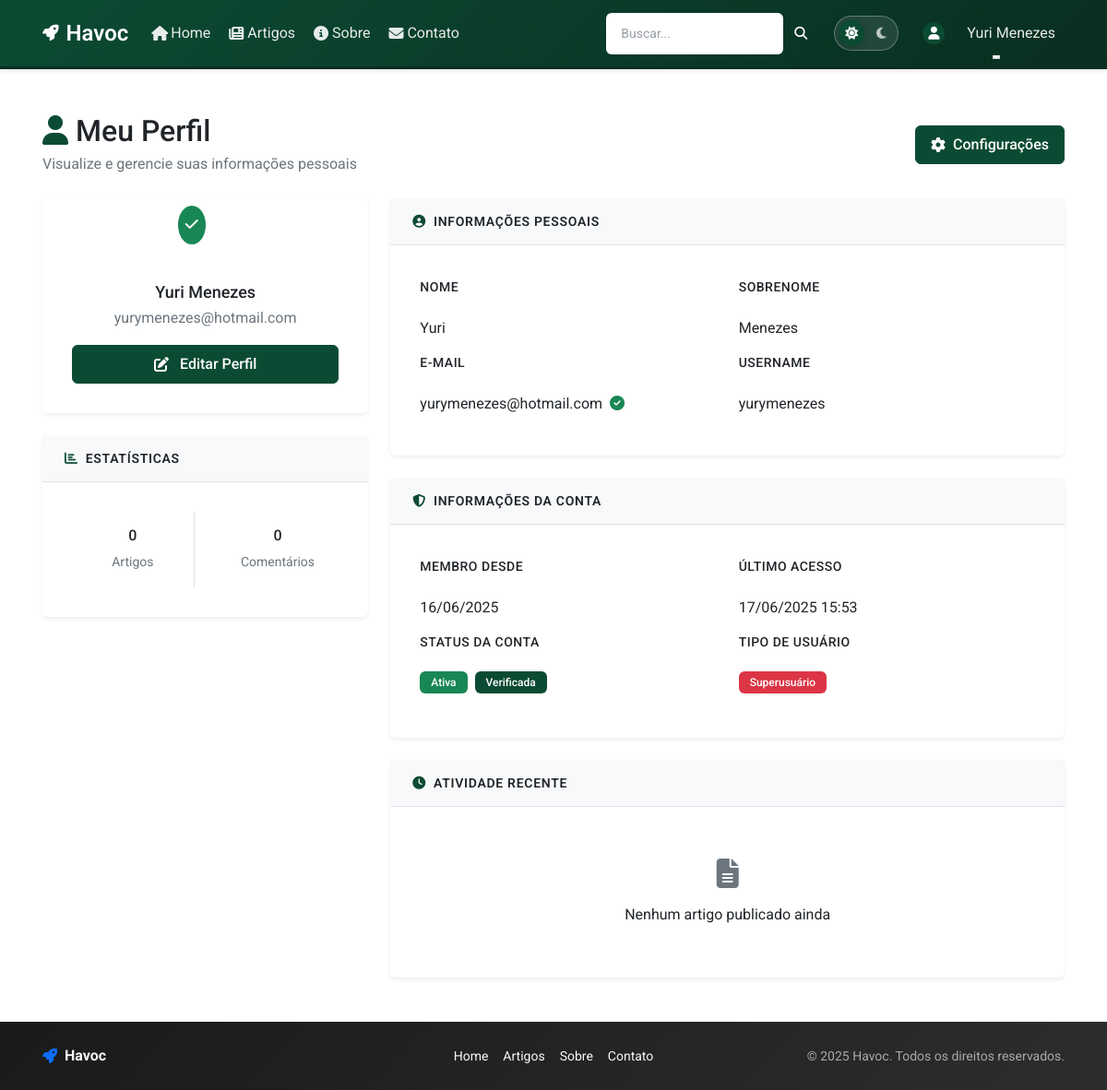
The page /accounts/perfil/ (signed in) on the database as committed earlier.
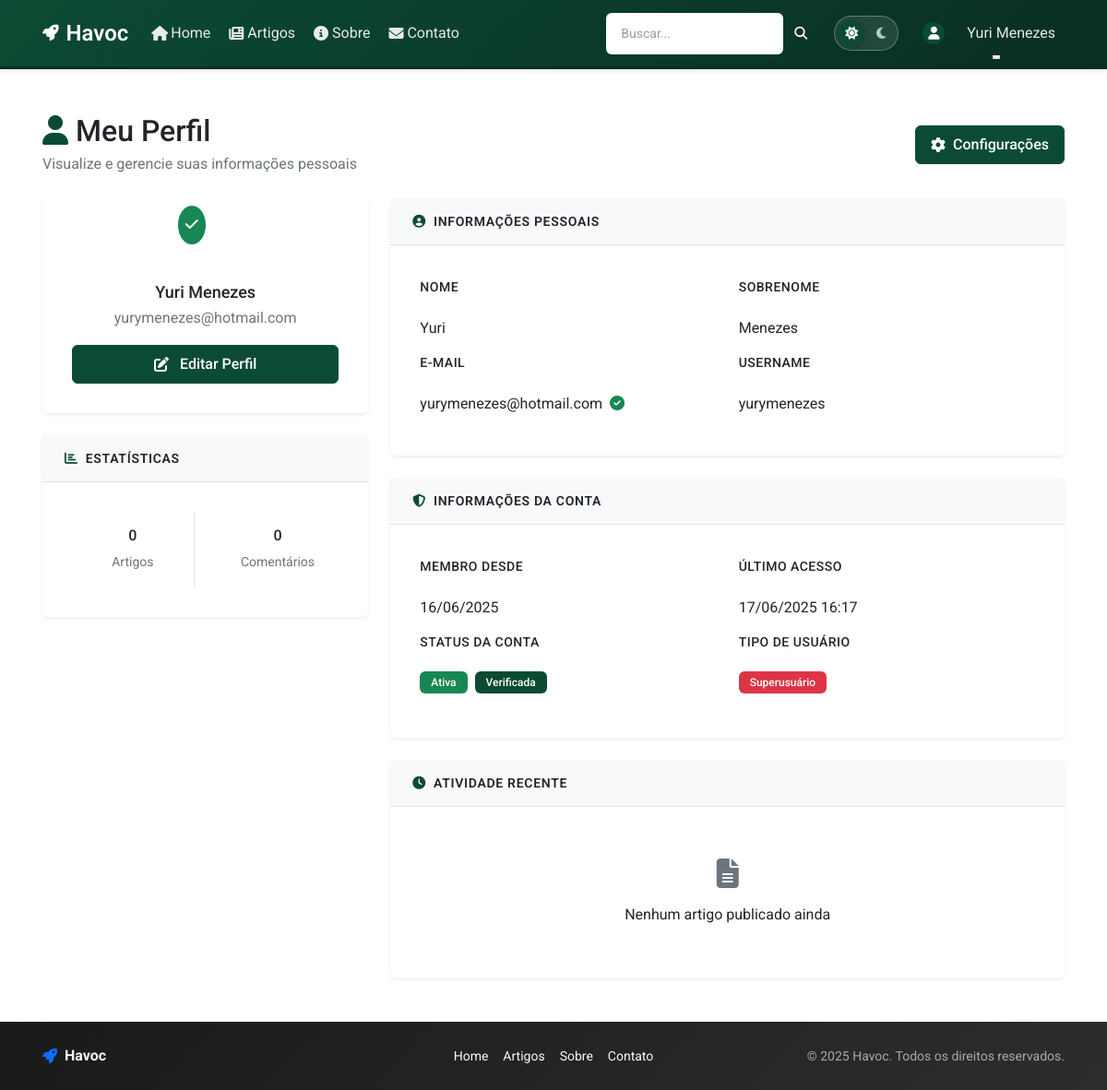
The same page on the database as committed later.
### apps/accounts/models/user.py (models this page shows, shortened)
class User(AbstractUser):
    email = models.EmailField(
        'endereço de email',
        unique=True,
        error_messages={
            'unique': "Já existe um usuário com este email.",
        }
    )
    is_verified = models.BooleanField(
        'verificado',
        default=False,
        help_text='Designa se o usuário verificou o email.'
    )
    slug = models.SlugField(
        'slug',
        max_length=100,
        unique=True,
        blank=True,
        help_text='Identificador único para URLs amigáveis'
    )
    avatar = models.ImageField(
        'avatar',
        upload_to=user_avatar_path,
        blank=True,
        null=True,
        help_text='Foto de perfil do usuário'
    )
    bio = models.TextField(
        'biografia',
        max_length=500,
        blank=True,
        help_text='Breve descrição sobre o usuário'
    )
    phone = models.CharField(
        'telefone',
        max_length=20,
        blank=True,
        help_text='Número de telefone do usuário'
    )
    birth_date = models.DateField(
        'data de nascimento',
        blank=True,
        null=True,
        help_text='Data de nascimento do usuário'
    )
    location = models.CharField(
        'localização',
        max_length=100,
        blank=True,
        help_text='Cidade/Estado do usuário'
    )
    objects = UserManager()
    USERNAME_FIELD = 'email'
    REQUIRED_FIELDS = ['username']
    class Meta:
        verbose_name = 'usuário'
        verbose_name_plural = 'usuários'
        ordering = ['-date_joined']
    def get_full_name(self):
        return f"{self.first_name} {self.last_name}".strip()
    def get_avatar_url(self):
        if self.avatar and hasattr(self.avatar, 'url'):
            return self.avatar.url
        return self.get_default_avatar()

### apps/accounts/views/profile.py (the view)
# urls.py: path('perfil/', UserProfileView.as_view(), name='profile'),
class UserProfileView(LoginRequiredMixin, View):
    template_name = 'accounts/profile.html'
    login_url = '/accounts/login/'
    def get(self, request, slug=None):
        if slug:
            try:
                user = User.objects.get(slug=slug)
            except User.DoesNotExist:
                user = request.user
        else:
            user = request.user
        context = {
            'profile_user': user,
            'avatar_form': AvatarUpdateForm(instance=user),
        }
        return render(request, self.template_name, context)

### apps/config/models/app_module_config.py (called while the page is built)
    @property
    def is_available(self):
        return self.is_enabled and self.status == 'active'

### apps/config/services/module_service.py (called while the page is built)
    def get_module_by_name(self, app_name: str) -> Optional[AppModuleConfiguration]:
        try:
            return AppModuleConfiguration.objects.get(app_name=app_name)
        except AppModuleConfiguration.DoesNotExist:
            return None

    def is_module_enabled(self, app_name: str) -> bool:
        module = self.get_module_by_name(app_name)
        return module.is_available if module else False

### apps/accounts/templates/accounts/profile.html (shortened to what the changed rows need)
{% extends 'base.html' %}
{% load crispy_forms_tags %}
{% block content %}
<div class="container my-5">
    <div class="row mb-4">
        <div class="col-12">
            <div class="d-flex justify-content-between align-items-center">
                <div>
                    <h1 class="h2 mb-1 text-sans text-body">
                        <i class="fas fa-user me-2 text-django-green"></i>Meu Perfil
                    </h1>
                </div>
            </div>
        </div>
    </div>
    <div class="row">
        <div class="col-lg-4">
            <div class="card-django border-0 shadow-sm mb-4">
                <div class="card-body text-center profile-card-body">
                    <div class="profile-avatar-container">
                        <div class="position-relative d-inline-block">
                        </div>
                    </div>
                    <h4 class="mb-1 text-sans text-body">
                        {{ profile_user.get_full_name|default:profile_user.username }}
                    </h4>
                    <p class="text-secondary mb-3 text-body">
                        {{ profile_user.email }}
                    </p>
                    <div class="d-grid gap-2">
                        <a href="{% url 'accounts:settings' %}" class="btn btn-primary">
                        </a>
                    </div>
                </div>
            </div>
            <div class="card-django border-0 shadow-sm">
                <div class="card-body profile-card-body p-0">
                    <div class="row g-0">
                        <div class="col-6">
                            <div class="profile-stats-item border-end">
                                <h5 class="text-django-green mb-1 text-sans text-body">
                                    {{ profile_user.authored_articles.count }}
                                </h5>
                                <small class="text-secondary">Artigos</small>
                            </div>
                        </div>
                        <div class="col-6">
                            <div class="profile-stats-item">
                                <h5 class="text-success mb-1 text-sans text-body">
                                    {{ profile_user.comments.count }}
                                </h5>
                                <small class="text-secondary">Comentários</small>
                            </div>
                        </div>
                    </div>
                </div>
            </div>
        </div>
        <div class="col-lg-8">
            <div class="card-django border-0 shadow-sm mb-4">
                <div class="card-body profile-card-body">
                    <div class="row">
                        <div class="col-md-6">
                            <div class="profile-info-item">
                                <label class="profile-info-label">Nome</label>
                                <div class="profile-info-value">
                                    {{ profile_user.first_name|default:"Não informado" }}
                                </div>
                            </div>
                        </div>
                        <div class="col-md-6">
                            <div class="profile-info-item">
                                <label class="profile-info-label">Sobrenome</label>
                                <div class="profile-info-value">
                                    {{ profile_user.last_name|default:"Não informado" }}
                                </div>
                            </div>
                        </div>
                        <div class="col-md-6">
                            <div class="profile-info-item">
                                <label class="profile-info-label">E-mail</label>
                                <div class="profile-info-value">
                                    {{ profile_user.email }}
                                    {% if profile_user.is_verified %}
                                        <i class="fas fa-check-circle text-success ms-2"
                                           data-bs-toggle="tooltip" title="E-mail verificado"></i>
                                    {% else %}
                                        <i class="fas fa-exclamation-circle text-warning ms-2"
                                           data-bs-toggle="tooltip" title="E-mail não verificado"></i>
                                    {% endif %}
                                </div>
                            </div>
                        </div>
                        <div class="col-md-6">
                            <div class="profile-info-item">
                                <label class="profile-info-label">Username</label>
                                <div class="profile-info-value">
                                    {{ profile_user.username }}
                                </div>
                            </div>
                        </div>
                    </div>
                </div>
            </div>
            <div class="card-django border-0 shadow-sm mb-4">
                <div class="card-body profile-card-body">
                    <div class="row">
                        <div class="col-md-6">
                            <div class="profile-info-item">
                                <label class="profile-info-label">Membro desde</label>
                                <div class="profile-info-value">
                                    {{ profile_user.date_joined|date:"d/m/Y" }}
                                </div>
                            </div>
                        </div>
                        <div class="col-md-6">
                            <div class="profile-info-item">
                                <label class="profile-info-label">Último acesso</label>
                                <div class="profile-info-value">
                                    {{ profile_user.last_login|date:"d/m/Y H:i"|default:"Nunca" }}
                                </div>
                            </div>
                        </div>
                    </div>
                </div>
            </div>
        </div>
    </div>
</div>
{% endblock %}

### apps/pages/templates/includes/_nav.html (shortened to what this page needs)
{% load static %}
<nav class="navbar navbar-expand-lg navbar-django">
    <div class="container">
        <a class="navbar-brand" href="{% url 'pages:home' %}">
            <i class="fas fa-rocket me-2"></i>Havoc
        </a>
        <div class="collapse navbar-collapse" id="navbarNav">
            <ul class="navbar-nav me-auto">
                <li class="nav-item">
                    <a class="nav-link {% if request.resolver_match.url_name == 'home' %}active{% endif %}" href="{% url 'pages:home' %}">
                        <i class="fas fa-home me-1"></i>Home
                    </a>
                </li>
                <li class="nav-item">
                    <a class="nav-link {% if 'articles' in request.resolver_match.namespace %}active{% endif %}" href="{% url 'articles:article_list' %}">
                        <i class="fas fa-newspaper me-1"></i>Artigos
                    </a>
                </li>
                <li class="nav-item">
                    <a class="nav-link {% if request.resolver_match.url_name == 'about' %}active{% endif %}" href="{% url 'pages:about' %}">
                        <i class="fas fa-info-circle me-1"></i>Sobre
                    </a>
                </li>
                <li class="nav-item">
                    <a class="nav-link {% if request.resolver_match.url_name == 'contact' %}active{% endif %}" href="{% url 'pages:contact' %}">
                        <i class="fas fa-envelope me-1"></i>Contato
                    </a>
                </li>
            </ul>
            <form class="d-flex me-3 form-django" method="get" action="{% url 'articles:search' %}" aria-label="Formulário de busca" role="form">
                <div class="input-group">
                    <input class="form-control form-control-enhanced form-control-sm" type="search" name="q" placeholder="Buscar..."
                           aria-label="Campo de busca" aria-describedby="search-button" value="{{ request.GET.q }}">
                    <button class="btn btn-outline-light btn-sm text-sans" type="submit"
                            id="search-button" aria-label="Buscar">
                        <i class="fas fa-search"></i>
                    </button>
                </div>
            </form>
            <ul class="navbar-nav align-items-center">
                <li class="nav-item me-2">
                    <div class="theme-toggle" role="radiogroup" aria-label="Escolher tema">
                        <button class="theme-option" data-theme="light" title="Tema claro" aria-label="Tema claro" role="radio">
                            <i class="fas fa-sun"></i>
                        </button>
                        <button class="theme-option" data-theme="dark" title="Tema escuro" aria-label="Tema escuro" role="radio">
                            <i class="fas fa-moon"></i>
                        </button>
                    </div>
                </li>
                {% if user.is_authenticated %}
                    <li class="nav-item dropdown">
                        <a class="nav-link dropdown-toggle d-flex align-items-center" href="#" id="userDropdown" role="button"
                           data-bs-toggle="dropdown" aria-expanded="false" aria-label="Menu do usuário">
                            <div class="avatar-sm me-2">
                                <div class="bg-django-green rounded-circle d-flex align-items-center justify-content-center" style="width: 24px; height: 24px;">
                                    <i class="fas fa-user text-white small"></i>
                                </div>
                            </div>
                            <span class="d-none d-md-inline">{{ user.get_full_name|default:user.username }}</span>
                        </a>
                    </li>
                {% endif %}
            </ul>
        </div>
    </div>
</nav>

Rows that differ between the two databases and show on the page:
changed User "Yuri Menezes": last_login "17/06/2025 15:53" → "17/06/2025 16:17"
